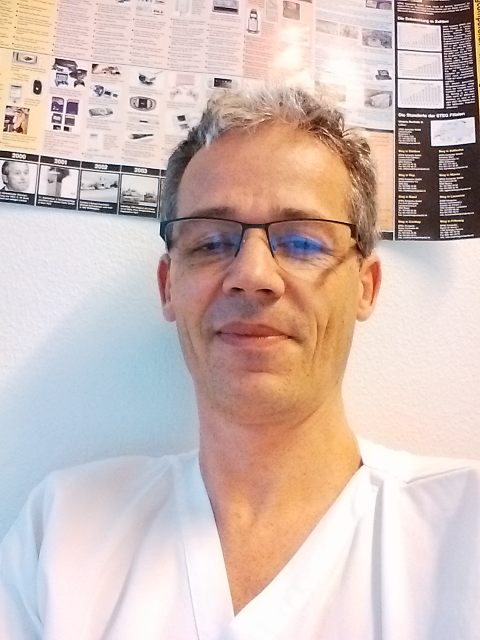
#> input picture test/188.jpg, 960 x 1280 px (shown at 1/2 size)
$ python cv.py 188.jpg   (Python 2 division)   (older library calls are emulated)
#> lines starting #> are read from the running program, lines starting #| are printed output that depends on the picture; after the words box and inside, x2 and y2 are one past the last pixel; in counts of white or black regions, pixels touching at a corner belong together; long printed decimals are rounded
#!/usr/bin/env python

# -*- coding: utf-8 -*-

import sys
import cv2
import os

thumbnail_width = 300
thumbnail_temp = "out_thumb.jpg"
cropped_temp = "out.jpg"
default_margin = 0.3 # 30%
casc_file = os.path.dirname(os.path.realpath(__file__)) + "/haarcascade_frontalface_default.xml"


def portrait(input_file, margin=None, width=None, out=None, thumbnail=None):
#> called with input_file = '188.jpg'
	if margin == None:
		margin = default_margin

	basewidth = width
	if width == None:
		basewidth = thumbnail_width

	if out == None:
		out = cropped_temp

	if thumbnail == None:
		thumbnail = thumbnail_temp


	"""
	You first pass in the image and cascade names as command-line arguments. We'll
	use the Abba image as well as the default cascade for detecting faces
	provided by OpenCV.
	"""

	# Get user supplied values
	imagePath = input_file
	cascPath = casc_file

	"""
	Now we create the cascade and initialize it with our face cascade. This loads
	the face cascade into memory so it's ready for use. Remember, the cascade
	is just an XML file that contains the data to detect faces.
	"""

	# Create the haar cascade
	faceCascade = cv2.CascadeClassifier(cascPath)

	"""
	Here we read the image and convert it to grayscale. Many operations in OpenCv are done in grayscale.
	"""

	# Read the image
	image = cv2.imread(imagePath)
#> image is the input picture: shape (1280, 960, 3); mean B, G, R 182.9, 189.1, 209.1
	gray = cv2.cvtColor(image, cv2.COLOR_BGR2GRAY)
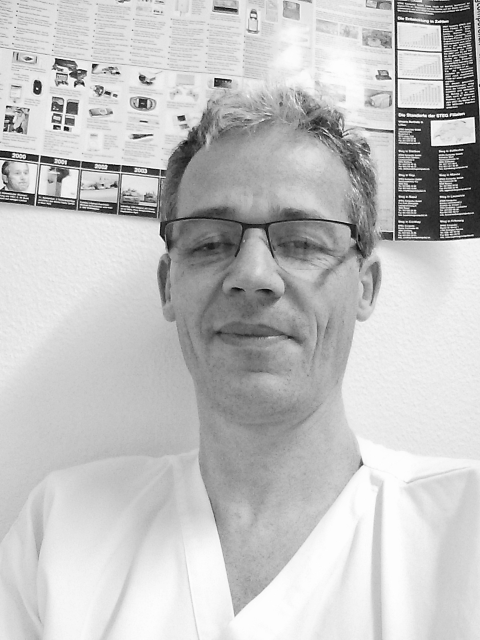
#> gray: shape (1280, 960) (shown at 1/2 size); min 0, max 255, mean 194.4

	"""
	This function detects the actual face - and is the key part of our code, so
	let's go over the options.

	The detectMultiScale function is a general function that detects objects.
	Since we are calling it on the face cascade, that's what it detects. The first
	option is the grayscale image.

	The second is the scaleFactor. Since some faces may be closer to the camera,
	they would appear bigger than those faces in the back. The scale factor
	compensates for this.

	The detection algorithm uses a moving window to detect objects. minNeighbors
	defines how many objects are detected near the current one before it declares
	the face found. minSize, meanwhile, gives the size of each window.

		  I took commonly used values for these fields. In real life, you would experiment with different values for the window size, scale factor, etc., until you find one that best works for you.

	The function returns a list of rectangles where it believes it found a face.
	Next, we will loop over where it thinks it found something.
	"""

	# Detect faces in the image
	faces = faceCascade.detectMultiScale(
		gray,
		scaleFactor=1.1,
		minNeighbors=5,
		minSize=(30, 30),
		flags = cv2.cv.CV_HAAR_SCALE_IMAGE
	)
#> faces = [[17, 324, 55, 55], [272, 297, 475, 475]]

	"""
	This function returns 4 values: the x and y location of the rectangle, and the rectangle's width and height (w , h).

	We use these values to draw a rectangle using the built-in rectangle() function.
	"""

	found = len(faces)
#> found = 2
	print "Found {0} faces!".format(found)
#| Found 2 faces!
	if found == 0:
		sys.exit(0)

	largest = 0
	rect = (0, 0, 0, 0) # left, top, width, height
	# Draw a rectangle around the faces
	for (x, y, w, h) in faces:
		if w+h > largest:
			largest = w+h
			rect = (x, y, w, h)
		#print x, y, w, h
		cv2.rectangle(image, (x, y), (x+w, y+h), (0, 255, 0), 2)
#> this loop made 2 passes
#> (x, y, w, h, largest) on passes 1 to 2: (17, 324, 55, 55, 110), (272, 297, 475, 475, 950)
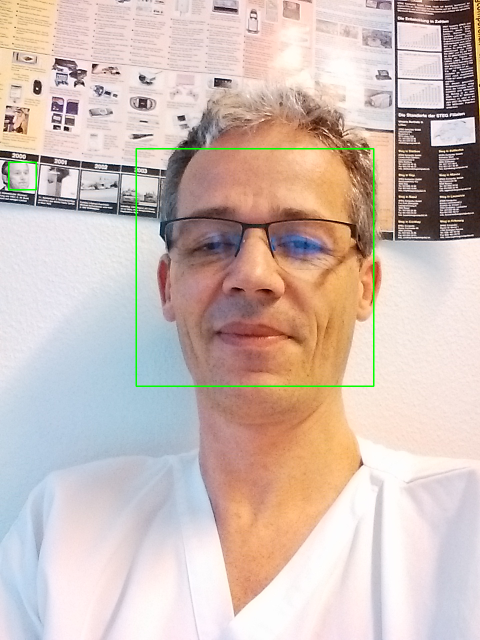
#> image: shape (1280, 960, 3) (shown at 1/2 size); 0.52% of pixels changed, all inside (x1, y1, x2, y2) = (16, 296, 749, 774)
#> after the loop, largest = 950

	#print "Real image: "
	#print rect

	"""
	In the end, we display the image, and wait for the user to press a key.
	"""

	#cv2.imshow("Faces found", image)
	#cv2.waitKey(0)

	"""
	- add margin to the detected rectangle
	- adjust to 1/1 aspect ratio
	- make sure the desired image is not larger than the real image
	"""

	from PIL import Image

	original = Image.open(imagePath)
	(o_width, o_height) = original.size
#> o_width = 960; o_height = 1280
	(left, top, width, height) = rect
#> left = 272; top = 297; width = 475; height = 475
	print "Original size: %d %d" % (o_width, o_height)
#| Original size: 960 1280
	print "Biggest rect: left: %d, top: %d, width: %d, height: %d" % rect
#| Biggest rect: left: 272, top: 297, width: 475, height: 475

	# let's add 30% of the rect size as padding
	center_x = left + width/2
#> center_x = 509
	center_y = top + height/2
#> center_y = 534

	# need a square canvas
	if width > height:
		height = width
	else:
		width = height

	# crop it
	canvas = (int(center_x-width/2-width*margin), int(center_y-height/2-height*margin), int(center_x+width/2+width*margin), int(center_y+height/2+height*margin))
#> canvas = (129, 154, 888, 913)
	print canvas
#| (129, 154, 888, 913)
	if canvas[2] > o_width:
		canvas = (canvas[0], canvas[1], o_width, canvas[3])
	if canvas[3] > o_height:
		canvas = (canvas[0], canvas[1], canvas[2], o_height)
	print canvas
#| (129, 154, 888, 913)

	#print canvas
	cropped = original.crop(canvas)
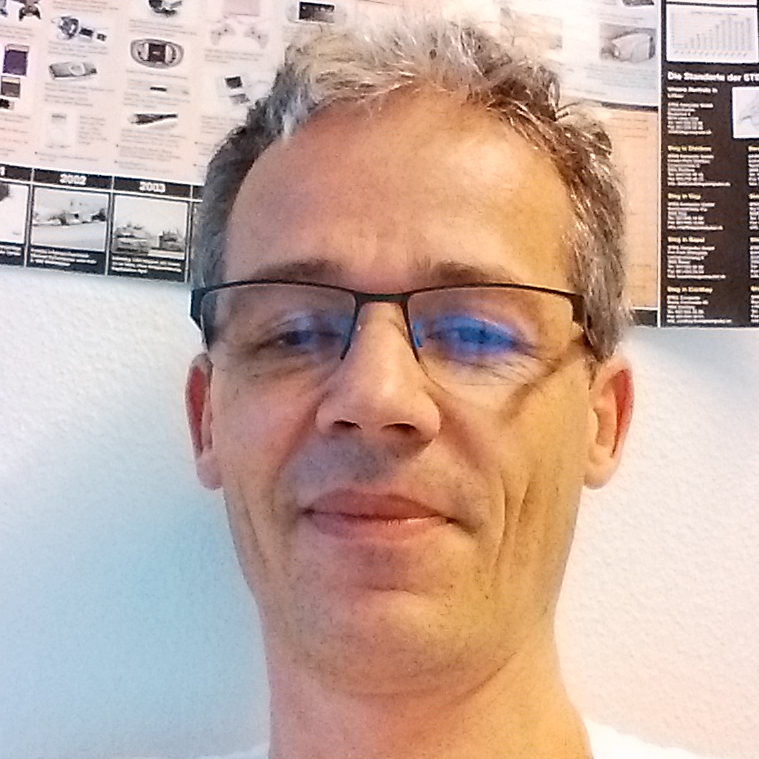
#> cropped: PIL image 759x759 RGB; mean R, G, B 195.8, 169.6, 158.2
	cropped.save(out)

	# now scale the image down to
	#print basewidth
	wpercent = (basewidth/float(cropped.size[0]))
#> wpercent = 0.395
	hsize = int((float(cropped.size[1])*float(wpercent)))
#> hsize = 300

	print "(%d, %d) - (%f, %d)" % (canvas[2], canvas[3], wpercent, hsize)
#| (888, 913) - (0.3953, 300)

	thumbnail = cropped.resize((basewidth, hsize), Image.ANTIALIAS).save(thumbnail)
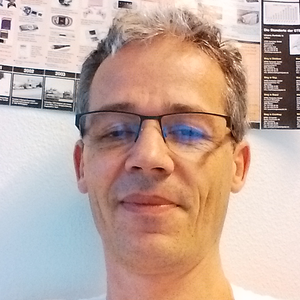
#> saved as out_thumb.jpg: PIL image 300x300 RGB; mean R, G, B 195.8, 169.6, 158.2
	#print thumbnail

	# write image
	#thumbnail.save("out_thumb.jpg")

if __name__ == "__main__":
	portrait(sys.argv[1])
	sys.exit()
#> (the program exits here)

$ run again, on test/abba.png
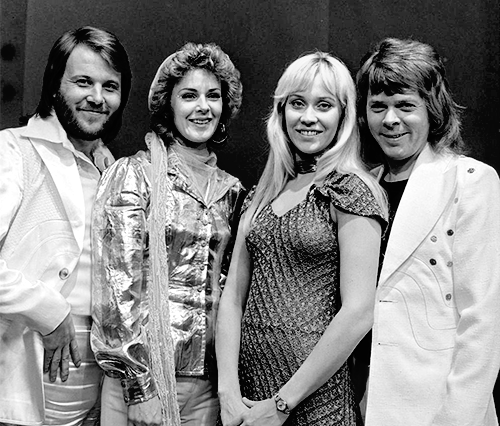
#> input picture test/abba.png, 500 x 426 px
#> in portrait, image is the input picture: shape (426, 500, 3); min 0, max 255, mean 130.8
#> faces = [[168, 70, 66, 66], [56, 55, 75, 75], [267, 69, 87, 87], [354, 78, 74, 74]]
#> found = 4
#| Found 4 faces!
#> the loop in portrait, `for (x, y, w, h) in faces:` made 4 passes
#> (x, y, w, h, largest) on passes 1 to 3: (168, 70, 66, 66, 132), (56, 55, 75, 75, 150), (267, 69, 87, 87, 174)
#> after the loop in portrait, `for (x, y, w, h) in faces:`:
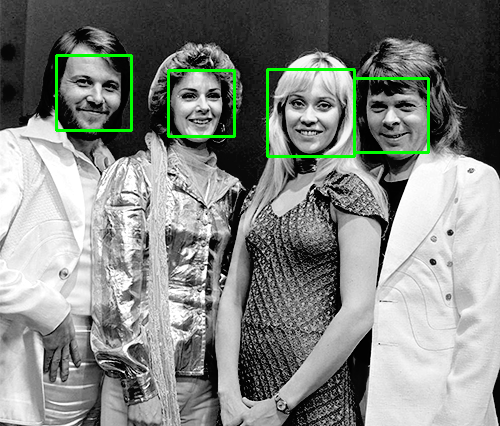
#> image: shape (426, 500, 3); 1.59% of pixels changed, all inside (x1, y1, x2, y2) = (55, 54, 430, 158)
#> after the loop in portrait, `for (x, y, w, h) in faces:`: largest = 174
#> left = 267; top = 69; width = 87
#| Original size: 500 426
#| Biggest rect: left: 267, top: 69, width: 87, height: 87
#> center_x = 310
#> center_y = 112
#> canvas = (240, 42, 379, 181)
#| (240, 42, 379, 181)
#| (240, 42, 379, 181)
#| (379, 181) - (2.158, 300)
#> in portrait, `thumbnail = cropped.resize((basewidth, hsize), Image.ANTIALIAS).save(t..`:
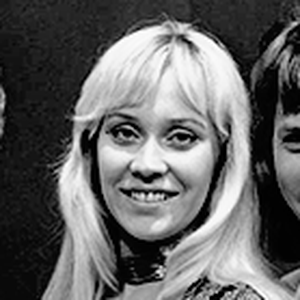
#> saved as out_thumb.jpg: PIL image 300x300 RGB; min 0, max 255, mean 100.8
